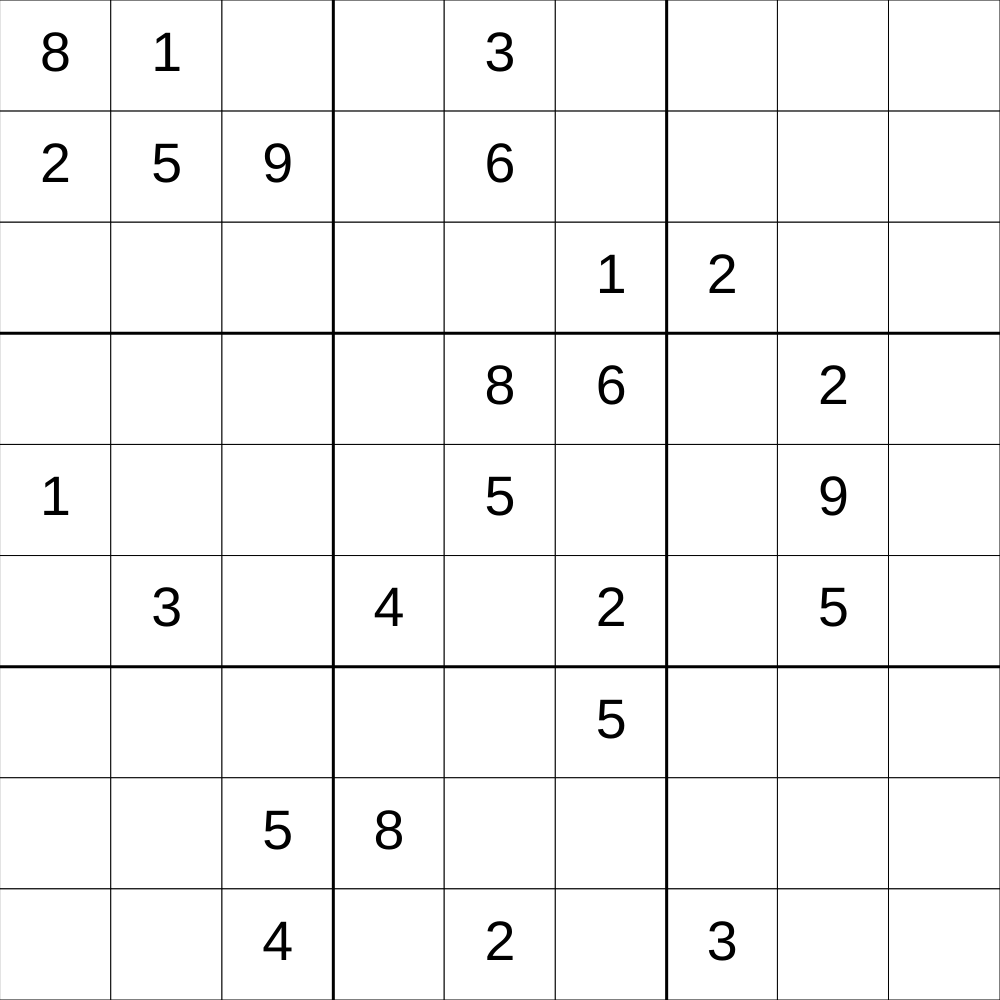
Frame 1 (no input)
Frame 60 (no input): identical to frame 1, image omitted
Frame 120 (the mouse pressed at the canvas centre since frame 60): identical to frame 1, image omitted

The p5.js sketch that drew this single still picture (run headless with seeded random() and noise() and a simulated clock; from frame 60 on, the mouse is pressed at the canvas centre):

// p5.js sketch
// ── sketch.js
// Yassmin Ibrahim
// 4/15/ 2024
// sudoku

// if you are hard-coding a level, I'd use something like this

let solvedGrid = [[8, 1, 6, 2, 3, 4, 5, 7, 9],
  [2, 5, 9, 7, 6, 8, 4, 3, 1],
  [4, 7, 3, 5, 9, 1, 2, 8, 6],
  [5, 4, 7, 9, 8, 6, 1, 2, 3],
  [1, 6, 2, 3, 5, 7, 8, 9, 4],
  [9, 3, 8, 4, 1, 2, 6, 5, 7],
  [3, 2, 1, 6, 7, 5, 9, 4, 8],
  [6, 9, 5, 8, 4, 3, 7, 1, 2],
  [7, 8, 4, 1, 2, 9, 3, 6, 5]];

let grid = [[8, 1, 0, 0, 3, 0, 0, 0, 0],
  [2, 5, 9, 0, 6, 0, 0, 0, 0],
  [0, 0, 0, 0, 0, 1, 2, 0, 0],
  [0, 0, 0, 0, 8, 6, 0, 2, 0],
  [1, 0, 0, 0, 5, 0, 0, 9, 0],
  [0, 3, 0, 4, 0, 2, 0, 5, 0],
  [0, 0, 0, 0, 0, 5, 0, 0, 0],
  [0, 0, 5, 8, 0, 0, 0, 0, 0],
  [0, 0, 4, 0, 2, 0, 3, 0, 0]];

let gridToggle = [[1, 1, 0, 0, 1, 0, 0, 0, 0],
  [1, 1, 1, 0, 1, 0, 0, 0, 0],
  [0, 0, 0, 0, 0, 1, 1, 0, 0],
  [0, 0, 0, 0, 1, 1, 0, 1, 0],
  [1, 0, 0, 0, 1, 0, 0, 1, 0],
  [0, 1, 0, 1, 0, 1, 0, 1, 0],
  [0, 0, 0, 0, 0, 1, 0, 0, 0],
  [0, 0, 1, 1, 0, 0, 0, 0, 0],
  [0, 0, 1, 0, 1, 0, 1, 0, 0]];

let cellSize;
const OPEN_TILE = 0;
const IMPASSIBLE = 1;
let newText = false;

//masking

function setup() {
  //make the canvas the largest square that you can...
  if (windowWidth < windowHeight) {
    createCanvas(windowWidth, windowWidth);
  }
  else {
    createCanvas(windowHeight, windowHeight);
  }
  
  //this is dumb -- should check if this is the right size!
  cellSize = height/grid.length;


  textSize(cellSize*0.5);
  textAlign(CENTER, CENTER);
}

function windowResized() {
  //make the canvas the largest square that you can...
  if (windowWidth < windowHeight) {
    resizeCanvas(windowWidth, windowWidth);
  }
  else {
    resizeCanvas(windowHeight, windowHeight);
  }

  cellSize = height/grid.length;
  textSize(cellSize*0.5);
}

function draw() {
  background(220);
  displayGrid();
  lines();
  displayNumbers();
  // toggleCell();
  if(grid === solvedGrid){
    background("black");
  }
  
}

function lines(){
  strokeWeight(3);
  line(cellSize*3, 0, cellSize*3, height);
  line(cellSize * 6, 0, cellSize* 6, height);
  line(0, cellSize* 3, width, cellSize * 3);
  line(0, cellSize* 6, width, cellSize * 6);
}

function displayGrid() {
  strokeWeight(1);
  for (let y = 0; y < grid.length; y++) {
    for (let x = 0; x < grid[y].length; x++) {
      square(x * cellSize, y * cellSize, cellSize);
    }
  }
}

function displayNumbers(){
  cellSize = height/grid.length;
  
  for(let y = 0; y< grid.length; y++){
    for(let x = 0; x< grid[y].length; x++){
      let xText = x * cellSize + cellSize/2;
      let yText = y * cellSize + cellSize/2;
      if(grid[y][x] === 1){
        text("1", xText , yText);
        if (newText === true){
          textStyle(BOLD);
        }
      }
      if(grid[y][x] === 2){
        text("2",xText , yText);
      }
      if(grid[y][x] === 3){
        text("3", xText , yText);
      }
      if(grid[y][x] === 4){
        text("4",  xText , yText);
      }
      if(grid[y][x] === 5){
        text("5",xText , yText);
      }
      if(grid[y][x] === 6){
        text("6",  xText , yText);
      }
      if(grid[y][x] === 7){
        text("7", xText , yText);
      }
      if(grid[y][x] === 8){
        text("8", xText , yText);
      }
      if(grid[y][x] === 9){
        text("9", xText , yText);
      }
      if(grid[y][x] === 0){
        text(" ",  xText , yText);
      }
    }
  }
  
}

// for (let y = 0; y < gridToggle.length; y++) {
//   for (let x = 0; x < gridToggle[y].length; x++) {
//     if (gridToggle[y][x] === IMPASSIBLE) {
//       fill("black");
//     }
//     else if(gridToggle[y][x] === OPEN_TILE){
//       fill("white");
//     }
//   }
// }




// function mousePressed(){
//   for (let y = 0; y < gridToggle.length; y++) {
//     for (let x = 0; x < gridToggle[y].length; x++) {
//       if(gridToggle[y][x]){
//         fill("blue");
//         square(x * cellSize, y * cellSize, cellSize);
//       }
//     }
//   }
  
  
// }
// function toggleCell(x, y) {
//   // make sure the cell you're toggling is in the grid...
//   if (x >= 0 && y >= 0) {
//     //toggle the color of the cell
//     if (gridToggle[y][x] === OPEN_TILE) {
//       gridToggle[y][x] = IMPASSIBLE;
//     }
//     else if (grid[y][x] === IMPASSIBLE) {
//       gridToggle[y][x] = OPEN_TILE;
//     }
//   }
// }
function keyPressed(){
  let x = Math.floor(mouseX/cellSize);
  let y = Math.floor(mouseY/cellSize);

  if(gridToggle[y][x] === 0 && mouseIsPressed){
    if(key === "1"){
      grid[y][x] = 1;
      newText = true;
    }
    else if(key === "2"){
      grid[y][x] = 2;
    }
    else if(key === "3"){
      grid[y][x] = 3;
    }
    else if(key === "4"){
      grid[y][x] = 4;
    }
    else if(key === "5"){
      grid[y][x] = 5;
    }
    else if(key === "6"){
      grid[y][x] = 6;
    }
    else if(key === "7"){
      grid[y][x] = 7;
    }
    else if(key === "8"){
      grid[y][x] = 8;
    }
    else if(key === "9"){
      grid[y][x] = 9;
    }
  }
  
  if(keyCode === BACKSPACE && gridToggle[y][x] === 0 ){
    grid[y][x] = 0;
  }
}
